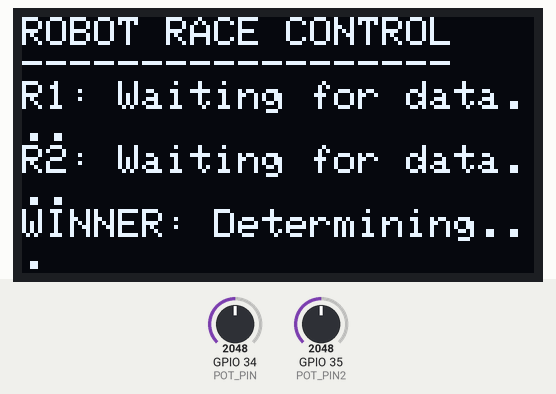
This program was run on a simulated ESP32-C3. Parts: 128×64 one-colour display. Inputs (shaded band) come from the test bench; at power-on: GPIO 34 (POT_PIN) = 2048, GPIO 35 (POT_PIN2) = 2048. What the program prints to the serial monitor is not drawn.

Above: at 0.6 s.

The program:

main.cpp
```cpp
#include <Arduino.h>
#include "config.h"
#include "communication.h"
#include "display.h"
#include "sensor.h"

void setup()
{
  Serial.begin(115200);

  if (!display_init())
  {
    Serial.println("Display initialization failed!");
    return;
  }

  sensor_init();

  if (!communication_init())
  {
    Serial.println("Communication initialization failed!");
    return;
  }

  Serial.println("Control Box ready!");
}

void loop()
{
  sensor_readAndSendPotValues();
  display_update();
}
```

communication.h
```cpp
#ifndef COMMUNICATION_H
#define COMMUNICATION_H

#include "config.h"
#include <esp_now.h>
#include <WiFi.h>

bool communication_init();
esp_err_t communication_sendPotValue(const uint8_t *mac_addr, uint8_t target, uint16_t potValue);
void communication_handleReceivedData(const uint8_t *data, int len);
void communication_onDataSent(const uint8_t *mac_addr, esp_now_send_status_t status);
void communication_onDataReceived(const uint8_t *mac_addr, const uint8_t *data, int len);
void communication_addPeer(const uint8_t *mac_addr);

extern TelemetryData robot1Data;
extern TelemetryData robot2Data;
extern WinnerData gameResult;
extern bool robot1DataReceived;
extern bool robot2DataReceived;
extern bool winnerDataReceived;
extern unsigned long robot1LastReceived;
extern unsigned long robot2LastReceived;
extern unsigned long winnerLastReceived;

#endif
```

display.h
```cpp
#ifndef DISPLAY_H
#define DISPLAY_H

#include "config.h"
#include <Adafruit_GFX.h>
#include <Adafruit_SSD1306.h>
#include <Wire.h>

bool display_init();
void display_update();
void display_showStartupMessage();
void display_checkDataTimeout();

#endif
```

sensor.h
```cpp
#ifndef SENSOR_H
#define SENSOR_H

#include "config.h"

void sensor_init();
void sensor_readAndSendPotValues();
int sensor_readPot1();
int sensor_readPot2();

#endif
```

communication.cpp
```cpp
#include "communication.h"

TelemetryData robot1Data = {0};
TelemetryData robot2Data = {0};
WinnerData gameResult = {0};

bool robot1DataReceived = false;
bool robot2DataReceived = false;
bool winnerDataReceived = false;

unsigned long robot1LastReceived = 0;
unsigned long robot2LastReceived = 0;
unsigned long winnerLastReceived = 0;

void communication_onDataSent(const uint8_t *mac_addr, esp_now_send_status_t status)
{
    if (status == ESP_NOW_SEND_SUCCESS) {
        Serial.println("Data sent successfully");
    } else {
        Serial.println("Data send failed!");
    }
}

void communication_onDataReceived(const uint8_t *mac_addr, const uint8_t *data, int len)
{
    if (len == sizeof(TelemetryData) && data[0] == MSG_TYPE_TELEMETRY)
    {
        TelemetryData telemetry;
        memcpy(&telemetry, data, sizeof(TelemetryData));

        if (telemetry.source == 1)
        {
            robot1Data = telemetry;
            robot1DataReceived = true;
            robot1LastReceived = millis();
            Serial.println("Robot 1 telemetry received");
        }
        else if (telemetry.source == 2)
        {
            robot2Data = telemetry;
            robot2DataReceived = true;
            robot2LastReceived = millis();
            Serial.println("Robot 2 telemetry received");
        }
    }
    else if (len == sizeof(WinnerData) && data[0] == MSG_TYPE_WINNER)
    {
        memcpy(&gameResult, data, sizeof(WinnerData));
        winnerDataReceived = true;
        winnerLastReceived = millis();
        Serial.print("Winner: ");
        Serial.println(gameResult.winner);
    }

    communication_addPeer(mac_addr);
}

void communication_addPeer(const uint8_t *mac_addr)
{
    esp_now_peer_info_t peerInfo;
    memcpy(peerInfo.peer_addr, mac_addr, 6);
    peerInfo.channel = 0;
    peerInfo.encrypt = false;
    esp_now_add_peer(&peerInfo);
}

bool communication_init()
{
    WiFi.mode(WIFI_STA);
    if (esp_now_init() != ESP_OK)
    {
        Serial.println("Error initializing ESP-NOW");
        return false;
    }

    esp_now_register_send_cb(communication_onDataSent);
    esp_now_register_recv_cb(communication_onDataReceived);

    communication_addPeer(R1_MAC_ADDRESS);
    communication_addPeer(R2_MAC_ADDRESS);
    communication_addPeer(R3_MAC_ADDRESS);

    return true;
}

esp_err_t communication_sendPotValue(const uint8_t *mac_addr, uint8_t target, uint16_t potValue)
{
    PotMessage potMsg;
    potMsg.type = MSG_TYPE_POT_VALUE;
    potMsg.target = target;
    potMsg.potvalue = potValue;

    return esp_now_send(mac_addr, (uint8_t *)&potMsg, sizeof(potMsg));
}
```

display.cpp
```cpp
#include "display.h"
#include "communication.h"

Adafruit_SSD1306 oled(SCREEN_WIDTH, SCREEN_HEIGHT, &Wire, OLED_RESET);
unsigned long lastUpdate = 0;

bool display_init()
{
    Wire.begin(ESP_SDA, ESP_SCL);

    if (!oled.begin(SSD1306_SWITCHCAPVCC, 0x3C))
    {
        Serial.println(F("SSD1306 allocation failed"));
        return false;
    }

    display_showStartupMessage();
    return true;
}

void display_showStartupMessage()
{
    oled.clearDisplay();
    oled.setTextSize(1);
    oled.setTextColor(SSD1306_WHITE);
    oled.setCursor(0, 0);
    oled.println("System Starting...");
    oled.display();
}

void display_checkDataTimeout()
{
    unsigned long currentTime = millis();

    if (robot1DataReceived && (currentTime - robot1LastReceived) > DATA_TIMEOUT)
    {
        robot1DataReceived = false;
        Serial.println("Robot 1 data timeout!");
    }
    if (robot2DataReceived && (currentTime - robot2LastReceived) > DATA_TIMEOUT)
    {
        robot2DataReceived = false;
        Serial.println("Robot 2 data timeout!");
    }
    if (winnerDataReceived && (currentTime - winnerLastReceived) > DATA_TIMEOUT)
    {
        winnerDataReceived = false;
        Serial.println("Winner data timeout!");
    }
}

void display_update()
{
    unsigned long currentTime = millis();

    if (currentTime - lastUpdate < DISPLAY_UPDATE_INTERVAL)
        return;

    lastUpdate = currentTime;
    display_checkDataTimeout();

    oled.clearDisplay();
    oled.setTextSize(1);
    oled.setTextColor(SSD1306_WHITE);
    oled.setCursor(0, 0);

    oled.println("ROBOT RACE CONTROL");
    oled.println("------------------");

    oled.print("R1: ");
    if (robot1DataReceived)
    {
        oled.print("V:");
        oled.print(robot1Data.voltage / 1000.0, 1);
        oled.print("V I:");
        oled.print(robot1Data.current / 1000.0, 1);
        oled.println("A");
        oled.print("    Water:");
        oled.print(robot1Data.level / 100.0, 1);
        oled.print("cm P:");
        oled.print(robot1Data.pressure);
        oled.println("Pa");
    }
    else
    {
        oled.println("Waiting for data...");
    }

    oled.print("R2: ");
    if (robot2DataReceived)
    {
        oled.print("V:");
        oled.print(robot2Data.voltage / 1000.0, 1);
        oled.print("I: ");
        oled.print(robot2Data.current / 1000.0, 1);
        oled.println("A");
        oled.print("Water: ");
        oled.print(robot2Data.level / 100.0, 1);
        oled.print("cm P:");
        oled.print(robot2Data.pressure);
        oled.println("Pa");
    }
    else
    {
        oled.println("Waiting for data...");
    }

    oled.print("WINNER: ");
    if (winnerDataReceived)
    {
        if (gameResult.winner == 1)
            oled.println("ROBOT 1");
        else if (gameResult.winner == 2)
            oled.println("ROBOT 2");
        else
            oled.println("DRAW");
    }
    else
    {
        oled.println("Determining...");
    }

    oled.display();
}
```

sensor.cpp
```cpp
#include "sensor.h"
#include "communication.h"

unsigned long lastReadTime = 0;

void sensor_init()
{
    pinMode(POT_PIN, INPUT);
    pinMode(POT_PIN2, INPUT);
}

int sensor_readPot1()
{
    return analogRead(POT_PIN);
}

int sensor_readPot2()
{
    return analogRead(POT_PIN2);
}

void sensor_readAndSendPotValues()
{
    unsigned long currentTime = millis();

    if (currentTime - lastReadTime < SEND_INTERVAL)
        return;

    lastReadTime = currentTime;

    int potValue1 = sensor_readPot1();
    esp_err_t result1 = communication_sendPotValue(R1_MAC_ADDRESS, 1, potValue1);

    int potValue2 = sensor_readPot2();
    esp_err_t result2 = communication_sendPotValue(R2_MAC_ADDRESS, 2, potValue2);

    Serial.print("Pot1: ");
    Serial.print(potValue1);
    Serial.print(" -> Robot1");
    if (result1 != ESP_OK)
        Serial.print(" (ERROR!)");
    Serial.print(", Pot2: ");
    Serial.print(potValue2);
    Serial.print(" -> Robot2");
    if (result2 != ESP_OK)
        Serial.print(" (ERROR!)");
    Serial.println();
}
```

config.h
```cpp
#ifndef CONFIG_H
#define CONFIG_H

#include <Arduino.h>

#define POT_PIN 34
#define POT_PIN2 35
#define SCREEN_WIDTH 128
#define SCREEN_HEIGHT 64
#define OLED_RESET -1

extern const int ESP_SCL;
extern const int ESP_SDA;
extern const unsigned long SEND_INTERVAL;
extern const unsigned long DISPLAY_UPDATE_INTERVAL;
extern const unsigned long DATA_TIMEOUT;

extern const uint8_t R1_MAC_ADDRESS[];
extern const uint8_t R2_MAC_ADDRESS[];
extern const uint8_t R3_MAC_ADDRESS[];

enum MSG_TYPE : uint8_t
{
  MSG_TYPE_POT_VALUE = 1,
  MSG_TYPE_TELEMETRY = 2,
  MSG_TYPE_WINNER = 3
};

typedef struct __attribute__((packed))
{
  uint8_t type;
  uint8_t target;
  uint16_t potvalue;
} PotMessage;

typedef struct __attribute__((packed))
{
  uint8_t type;
  uint8_t source;
  uint16_t voltage;
  uint16_t current;
  uint16_t level;
  uint32_t pressure;
} TelemetryData;

typedef struct __attribute__((packed))
{
  uint8_t type;
  uint8_t winner;
} WinnerData;

#endif
```

config.cpp
```cpp
#include "config.h"

const int ESP_SCL = 22;
const int ESP_SDA = 21;
const unsigned long SEND_INTERVAL = 100;
const unsigned long DISPLAY_UPDATE_INTERVAL = 500;
const unsigned long DATA_TIMEOUT = 3000;

const uint8_t R1_MAC_ADDRESS[] = {0x24, 0x6F, 0x28, 0x11, 0x22, 0x34};
const uint8_t R2_MAC_ADDRESS[] = {0x24, 0x6F, 0x28, 0x11, 0x22, 0x35};
const uint8_t R3_MAC_ADDRESS[] = {0x24, 0x6F, 0x28, 0x11, 0x22, 0x36};
```
